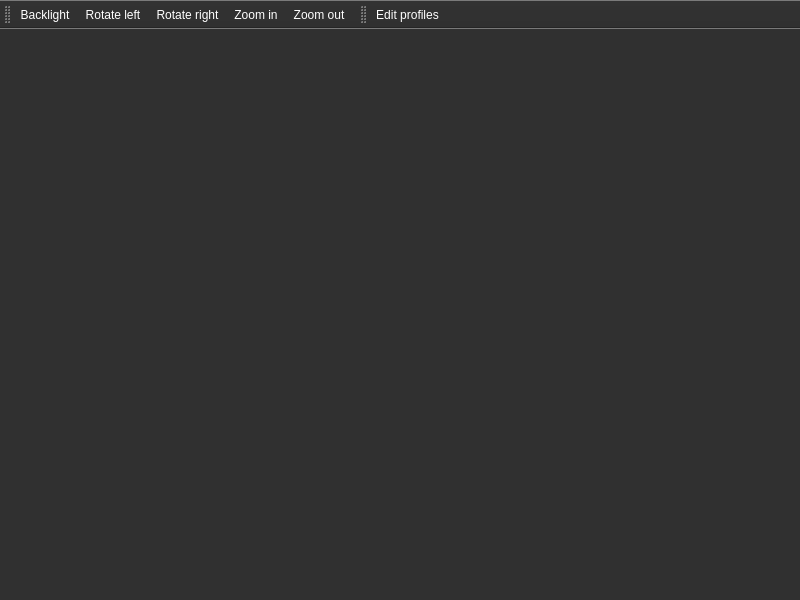
<?xml version="1.0" encoding="UTF-8"?>
<ui version="4.0">
 <class>Denso</class>
 <widget class="QMainWindow" name="Denso">
  <property name="geometry">
   <rect>
    <x>0</x>
    <y>0</y>
    <width>800</width>
    <height>600</height>
   </rect>
  </property>
  <property name="minimumSize">
   <size>
    <width>601</width>
    <height>400</height>
   </size>
  </property>
  <property name="palette">
   <palette>
    <active>
     <colorrole role="WindowText">
      <brush brushstyle="SolidPattern">
       <color alpha="255">
        <red>255</red>
        <green>255</green>
        <blue>255</blue>
       </color>
      </brush>
     </colorrole>
     <colorrole role="Button">
      <brush brushstyle="SolidPattern">
       <color alpha="255">
        <red>48</red>
        <green>48</green>
        <blue>48</blue>
       </color>
      </brush>
     </colorrole>
     <colorrole role="Light">
      <brush brushstyle="SolidPattern">
       <color alpha="255">
        <red>72</red>
        <green>72</green>
        <blue>72</blue>
       </color>
      </brush>
     </colorrole>
     <colorrole role="Midlight">
      <brush brushstyle="SolidPattern">
       <color alpha="255">
        <red>60</red>
        <green>60</green>
        <blue>60</blue>
       </color>
      </brush>
     </colorrole>
     <colorrole role="Dark">
      <brush brushstyle="SolidPattern">
       <color alpha="255">
        <red>24</red>
        <green>24</green>
        <blue>24</blue>
       </color>
      </brush>
     </colorrole>
     <colorrole role="Mid">
      <brush brushstyle="SolidPattern">
       <color alpha="255">
        <red>32</red>
        <green>32</green>
        <blue>32</blue>
       </color>
      </brush>
     </colorrole>
     <colorrole role="Text">
      <brush brushstyle="SolidPattern">
       <color alpha="255">
        <red>255</red>
        <green>255</green>
        <blue>255</blue>
       </color>
      </brush>
     </colorrole>
     <colorrole role="BrightText">
      <brush brushstyle="SolidPattern">
       <color alpha="255">
        <red>255</red>
        <green>255</green>
        <blue>255</blue>
       </color>
      </brush>
     </colorrole>
     <colorrole role="ButtonText">
      <brush brushstyle="SolidPattern">
       <color alpha="255">
        <red>255</red>
        <green>255</green>
        <blue>255</blue>
       </color>
      </brush>
     </colorrole>
     <colorrole role="Base">
      <brush brushstyle="SolidPattern">
       <color alpha="255">
        <red>0</red>
        <green>0</green>
        <blue>0</blue>
       </color>
      </brush>
     </colorrole>
     <colorrole role="Window">
      <brush brushstyle="SolidPattern">
       <color alpha="255">
        <red>48</red>
        <green>48</green>
        <blue>48</blue>
       </color>
      </brush>
     </colorrole>
     <colorrole role="Shadow">
      <brush brushstyle="SolidPattern">
       <color alpha="255">
        <red>0</red>
        <green>0</green>
        <blue>0</blue>
       </color>
      </brush>
     </colorrole>
     <colorrole role="AlternateBase">
      <brush brushstyle="SolidPattern">
       <color alpha="255">
        <red>24</red>
        <green>24</green>
        <blue>24</blue>
       </color>
      </brush>
     </colorrole>
     <colorrole role="ToolTipBase">
      <brush brushstyle="SolidPattern">
       <color alpha="255">
        <red>255</red>
        <green>255</green>
        <blue>220</blue>
       </color>
      </brush>
     </colorrole>
     <colorrole role="ToolTipText">
      <brush brushstyle="SolidPattern">
       <color alpha="255">
        <red>0</red>
        <green>0</green>
        <blue>0</blue>
       </color>
      </brush>
     </colorrole>
     <colorrole role="PlaceholderText">
      <brush brushstyle="SolidPattern">
       <color alpha="128">
        <red>255</red>
        <green>255</green>
        <blue>255</blue>
       </color>
      </brush>
     </colorrole>
    </active>
    <inactive>
     <colorrole role="WindowText">
      <brush brushstyle="SolidPattern">
       <color alpha="255">
        <red>255</red>
        <green>255</green>
        <blue>255</blue>
       </color>
      </brush>
     </colorrole>
     <colorrole role="Button">
      <brush brushstyle="SolidPattern">
       <color alpha="255">
        <red>48</red>
        <green>48</green>
        <blue>48</blue>
       </color>
      </brush>
     </colorrole>
     <colorrole role="Light">
      <brush brushstyle="SolidPattern">
       <color alpha="255">
        <red>72</red>
        <green>72</green>
        <blue>72</blue>
       </color>
      </brush>
     </colorrole>
     <colorrole role="Midlight">
      <brush brushstyle="SolidPattern">
       <color alpha="255">
        <red>60</red>
        <green>60</green>
        <blue>60</blue>
       </color>
      </brush>
     </colorrole>
     <colorrole role="Dark">
      <brush brushstyle="SolidPattern">
       <color alpha="255">
        <red>24</red>
        <green>24</green>
        <blue>24</blue>
       </color>
      </brush>
     </colorrole>
     <colorrole role="Mid">
      <brush brushstyle="SolidPattern">
       <color alpha="255">
        <red>32</red>
        <green>32</green>
        <blue>32</blue>
       </color>
      </brush>
     </colorrole>
     <colorrole role="Text">
      <brush brushstyle="SolidPattern">
       <color alpha="255">
        <red>255</red>
        <green>255</green>
        <blue>255</blue>
       </color>
      </brush>
     </colorrole>
     <colorrole role="BrightText">
      <brush brushstyle="SolidPattern">
       <color alpha="255">
        <red>255</red>
        <green>255</green>
        <blue>255</blue>
       </color>
      </brush>
     </colorrole>
     <colorrole role="ButtonText">
      <brush brushstyle="SolidPattern">
       <color alpha="255">
        <red>255</red>
        <green>255</green>
        <blue>255</blue>
       </color>
      </brush>
     </colorrole>
     <colorrole role="Base">
      <brush brushstyle="SolidPattern">
       <color alpha="255">
        <red>0</red>
        <green>0</green>
        <blue>0</blue>
       </color>
      </brush>
     </colorrole>
     <colorrole role="Window">
      <brush brushstyle="SolidPattern">
       <color alpha="255">
        <red>48</red>
        <green>48</green>
        <blue>48</blue>
       </color>
      </brush>
     </colorrole>
     <colorrole role="Shadow">
      <brush brushstyle="SolidPattern">
       <color alpha="255">
        <red>0</red>
        <green>0</green>
        <blue>0</blue>
       </color>
      </brush>
     </colorrole>
     <colorrole role="AlternateBase">
      <brush brushstyle="SolidPattern">
       <color alpha="255">
        <red>24</red>
        <green>24</green>
        <blue>24</blue>
       </color>
      </brush>
     </colorrole>
     <colorrole role="ToolTipBase">
      <brush brushstyle="SolidPattern">
       <color alpha="255">
        <red>255</red>
        <green>255</green>
        <blue>220</blue>
       </color>
      </brush>
     </colorrole>
     <colorrole role="ToolTipText">
      <brush brushstyle="SolidPattern">
       <color alpha="255">
        <red>0</red>
        <green>0</green>
        <blue>0</blue>
       </color>
      </brush>
     </colorrole>
     <colorrole role="PlaceholderText">
      <brush brushstyle="SolidPattern">
       <color alpha="128">
        <red>255</red>
        <green>255</green>
        <blue>255</blue>
       </color>
      </brush>
     </colorrole>
    </inactive>
    <disabled>
     <colorrole role="WindowText">
      <brush brushstyle="SolidPattern">
       <color alpha="255">
        <red>24</red>
        <green>24</green>
        <blue>24</blue>
       </color>
      </brush>
     </colorrole>
     <colorrole role="Button">
      <brush brushstyle="SolidPattern">
       <color alpha="255">
        <red>48</red>
        <green>48</green>
        <blue>48</blue>
       </color>
      </brush>
     </colorrole>
     <colorrole role="Light">
      <brush brushstyle="SolidPattern">
       <color alpha="255">
        <red>72</red>
        <green>72</green>
        <blue>72</blue>
       </color>
      </brush>
     </colorrole>
     <colorrole role="Midlight">
      <brush brushstyle="SolidPattern">
       <color alpha="255">
        <red>60</red>
        <green>60</green>
        <blue>60</blue>
       </color>
      </brush>
     </colorrole>
     <colorrole role="Dark">
      <brush brushstyle="SolidPattern">
       <color alpha="255">
        <red>24</red>
        <green>24</green>
        <blue>24</blue>
       </color>
      </brush>
     </colorrole>
     <colorrole role="Mid">
      <brush brushstyle="SolidPattern">
       <color alpha="255">
        <red>32</red>
        <green>32</green>
        <blue>32</blue>
       </color>
      </brush>
     </colorrole>
     <colorrole role="Text">
      <brush brushstyle="SolidPattern">
       <color alpha="255">
        <red>24</red>
        <green>24</green>
        <blue>24</blue>
       </color>
      </brush>
     </colorrole>
     <colorrole role="BrightText">
      <brush brushstyle="SolidPattern">
       <color alpha="255">
        <red>255</red>
        <green>255</green>
        <blue>255</blue>
       </color>
      </brush>
     </colorrole>
     <colorrole role="ButtonText">
      <brush brushstyle="SolidPattern">
       <color alpha="255">
        <red>24</red>
        <green>24</green>
        <blue>24</blue>
       </color>
      </brush>
     </colorrole>
     <colorrole role="Base">
      <brush brushstyle="SolidPattern">
       <color alpha="255">
        <red>48</red>
        <green>48</green>
        <blue>48</blue>
       </color>
      </brush>
     </colorrole>
     <colorrole role="Window">
      <brush brushstyle="SolidPattern">
       <color alpha="255">
        <red>48</red>
        <green>48</green>
        <blue>48</blue>
       </color>
      </brush>
     </colorrole>
     <colorrole role="Shadow">
      <brush brushstyle="SolidPattern">
       <color alpha="255">
        <red>0</red>
        <green>0</green>
        <blue>0</blue>
       </color>
      </brush>
     </colorrole>
     <colorrole role="AlternateBase">
      <brush brushstyle="SolidPattern">
       <color alpha="255">
        <red>48</red>
        <green>48</green>
        <blue>48</blue>
       </color>
      </brush>
     </colorrole>
     <colorrole role="ToolTipBase">
      <brush brushstyle="SolidPattern">
       <color alpha="255">
        <red>255</red>
        <green>255</green>
        <blue>220</blue>
       </color>
      </brush>
     </colorrole>
     <colorrole role="ToolTipText">
      <brush brushstyle="SolidPattern">
       <color alpha="255">
        <red>0</red>
        <green>0</green>
        <blue>0</blue>
       </color>
      </brush>
     </colorrole>
     <colorrole role="PlaceholderText">
      <brush brushstyle="SolidPattern">
       <color alpha="128">
        <red>255</red>
        <green>255</green>
        <blue>255</blue>
       </color>
      </brush>
     </colorrole>
    </disabled>
   </palette>
  </property>
  <property name="windowTitle">
   <string>Denso</string>
  </property>
  <property name="unifiedTitleAndToolBarOnMac">
   <bool>true</bool>
  </property>
  <widget class="QWidget" name="centralwidget">
   <layout class="QVBoxLayout" name="verticalLayout">
    <property name="leftMargin">
     <number>0</number>
    </property>
    <property name="topMargin">
     <number>0</number>
    </property>
    <property name="rightMargin">
     <number>0</number>
    </property>
    <property name="bottomMargin">
     <number>0</number>
    </property>
    <item>
     <widget class="QLabel" name="image">
      <property name="sizePolicy">
       <sizepolicy hsizetype="Ignored" vsizetype="Ignored">
        <horstretch>0</horstretch>
        <verstretch>0</verstretch>
       </sizepolicy>
      </property>
      <property name="text">
       <string/>
      </property>
     </widget>
    </item>
   </layout>
  </widget>
  <widget class="QToolBar" name="toolBar">
   <property name="windowTitle">
    <string>toolBar</string>
   </property>
   <attribute name="toolBarArea">
    <enum>TopToolBarArea</enum>
   </attribute>
   <attribute name="toolBarBreak">
    <bool>false</bool>
   </attribute>
   <addaction name="actionBacklight"/>
   <addaction name="actionRotate_left"/>
   <addaction name="actionRotate_right"/>
   <addaction name="actionZoom_in"/>
   <addaction name="actionZoom_out"/>
  </widget>
  <widget class="QToolBar" name="toolProfile">
   <property name="windowTitle">
    <string>toolBar_2</string>
   </property>
   <attribute name="toolBarArea">
    <enum>TopToolBarArea</enum>
   </attribute>
   <attribute name="toolBarBreak">
    <bool>false</bool>
   </attribute>
   <addaction name="actionEdit_profiles"/>
  </widget>
  <action name="actionBacklight">
   <property name="icon">
    <iconset theme="display-brightness-symbolic" resource="denso.qrc">
     <normaloff>:/icons/light-bulb.svg</normaloff>:/icons/light-bulb.svg</iconset>
   </property>
   <property name="text">
    <string>Backlight</string>
   </property>
   <property name="toolTip">
    <string>Adjust backlight level</string>
   </property>
   <property name="shortcut">
    <string>Space</string>
   </property>
  </action>
  <action name="actionRotate_left">
   <property name="icon">
    <iconset theme="object-rotate-left-symbolic" resource="denso.qrc">
     <normaloff>:/icons/rotate_left.svg</normaloff>:/icons/rotate_left.svg</iconset>
   </property>
   <property name="text">
    <string>Rotate left</string>
   </property>
   <property name="toolTip">
    <string>Rotate left</string>
   </property>
   <property name="shortcut">
    <string>Left</string>
   </property>
  </action>
  <action name="actionRotate_right">
   <property name="icon">
    <iconset theme="object-rotate-right-symbolic" resource="denso.qrc">
     <normaloff>:/icons/rotate_right.svg</normaloff>:/icons/rotate_right.svg</iconset>
   </property>
   <property name="text">
    <string>Rotate right</string>
   </property>
   <property name="toolTip">
    <string>Rotate right</string>
   </property>
   <property name="shortcut">
    <string>Right</string>
   </property>
  </action>
  <action name="actionZoom_in">
   <property name="icon">
    <iconset theme="zoom-in-symbolic" resource="denso.qrc">
     <normaloff>:/icons/zoomin.svg</normaloff>:/icons/zoomin.svg</iconset>
   </property>
   <property name="text">
    <string>Zoom in</string>
   </property>
   <property name="toolTip">
    <string>Zoom in</string>
   </property>
   <property name="shortcut">
    <string>+</string>
   </property>
  </action>
  <action name="actionZoom_out">
   <property name="icon">
    <iconset theme="zoom-out-symbolic" resource="denso.qrc">
     <normaloff>:/icons/zoomout.svg</normaloff>:/icons/zoomout.svg</iconset>
   </property>
   <property name="text">
    <string>Zoom out</string>
   </property>
   <property name="toolTip">
    <string>Zoom out</string>
   </property>
   <property name="shortcut">
    <string>-</string>
   </property>
  </action>
  <action name="actionEdit_profiles">
   <property name="icon">
    <iconset theme="document-properties-symbolic">
     <normaloff>.</normaloff>.</iconset>
   </property>
   <property name="text">
    <string>Edit profiles</string>
   </property>
   <property name="toolTip">
    <string>Edit profiles</string>
   </property>
  </action>
 </widget>
 <resources>
  <include location="denso.qrc"/>
 </resources>
 <connections/>
</ui>
